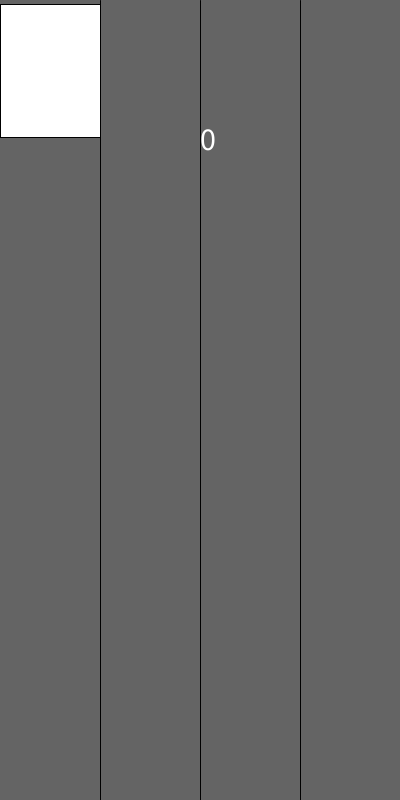
Frame 1 (no input)
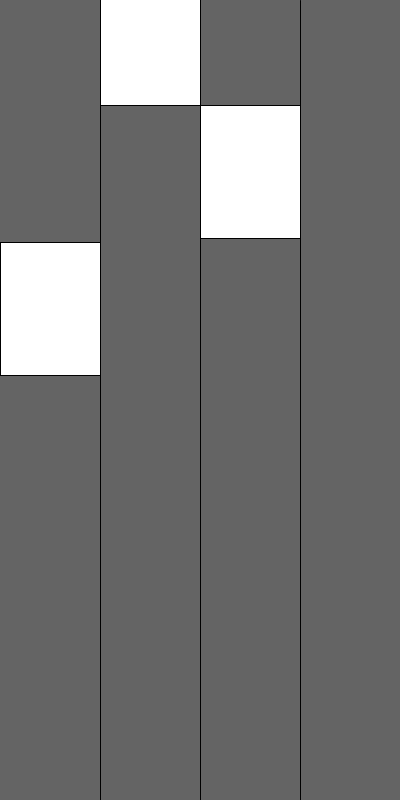
Frame 60 (the mouse pressed at the canvas centre just before this capture)
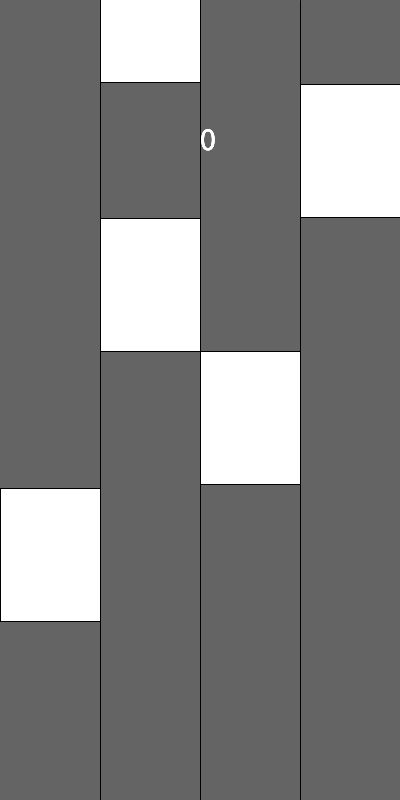
Frame 120 (the mouse held since frame 60 and released just before this capture)

The Processing sketch that drew these frames (run headless with seeded random() and noise(); from frame 60 on, the mouse is pressed at the canvas centre):

// Processing sketch: sketch_190128a
// ── sketch_190128a.pde



ArrayList<Tile> tile= new ArrayList<Tile>();
float acc = 0.01;
int points;
void setup() {
  size(400, 800);
  tile.add(new Tile(0, 0, width/4, height/6));
}

void draw() {
  background(100);

  line(width/4, 0, width/4, height);
  line(width/2, 0, width/2, height);
  line(3*width/4, 0, 3*width/4, height);

  acc += 0.001;
  for (int i = tile.size() - 1; i >= 0; i--) {
    tile.get(i).move(acc + 4);
    tile.get(i).display();

    if (tile.get(i).spawned == false) {
      if (tile.get(i).Collide(tile.get(i).x + tile.get(i).wid/2, tile.get(i).hei - 1)) {
        tile.add(new Tile(width/4, height/6));
        tile.get(i).spawned = true;
      }
    } else {
     if (tile.get(i).Collide(tile.get(i).x + tile.get(i).wid/2, height)) {
        noLoop();
      } 
    }
    
      textSize(32);
    text(points, width/2, 150);
  }
}

void mousePressed () {
  ArrayList copyList = new ArrayList(tile);
  for (Tile obj : tile) {
    if (obj.Collide(mouseX,mouseY)) {
      copyList.remove(obj); 
      points++;
    }
  }
  tile = copyList;
}

// ── Tile.pde



public class Tile {
  public float y, x, wid, hei;
  public boolean spawned = false;

  public Tile(int _y, int _x, int _wid, int _hei) {
    y = _y;
    x = _x;
    wid = _wid;
    hei = _hei;
  }
  
  public Tile(int _wid,int _hei) {
    wid = _wid;
    hei = _hei;
    reset();
  }

  public void reset() {
      y = -hei;
      int temp = round(random(3));
      switch (temp) {
        case 0: x =0; break;
        case 1: x =2*width/8; break;
        case 2: x = 4*width/8; break;
        case 3:  x = 6 * width/8; break;
      }
  }

  public void move(float acc) {
    y+=acc;
  }

  public void display() {
    rect(x, y, wid, hei);
  }

  public boolean Collide(float mouseX, float mouseY) {
    if (mouseX < x + wid && mouseX > x) {
      if (mouseY < y + hei && mouseY > y) {
        return true;
      }
    }
    return false;
  }
}
